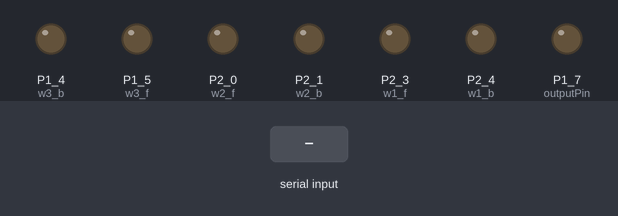
Recording of a sketch running on a simulated TI MSP430 LaunchPad. On the bench: output pins drawn as LEDs (lit = HIGH). The test bench sets the inputs (shaded band).

Above: at 1.2 s.
1.3 s: "1" received over Serial
At 1.9 s:
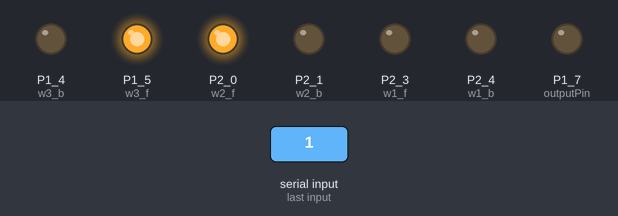
2.8 s: "2" received over Serial
At 3.1 s:
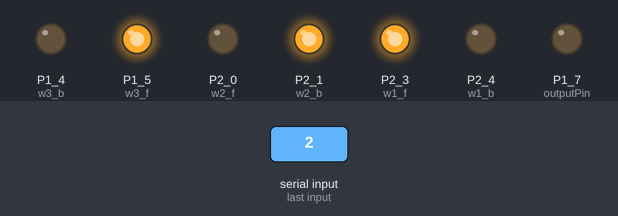
4.3 s: "4" received over Serial
At 5.4 s:
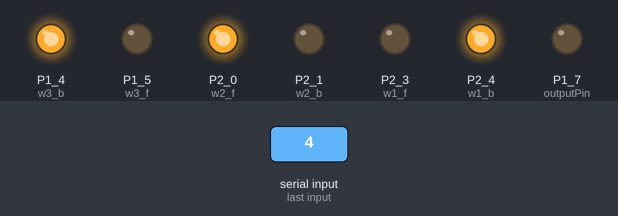
5.8 s: "5" received over Serial
At 6.6 s:
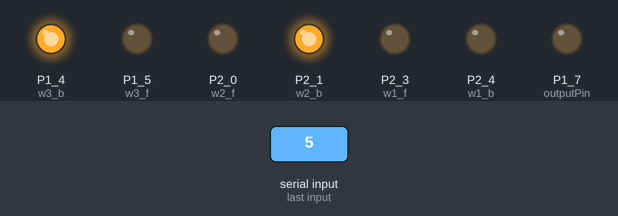
7.3 s: "3" received over Serial
At 7.7 s:
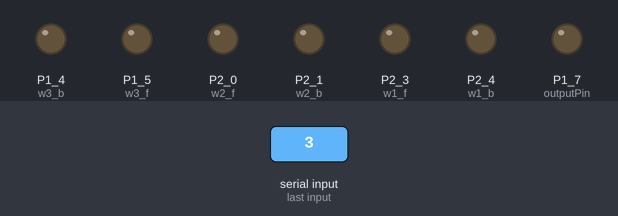
Timing chart, 0 to 9.8 s (numbered marks = the images above; inputs shaded):
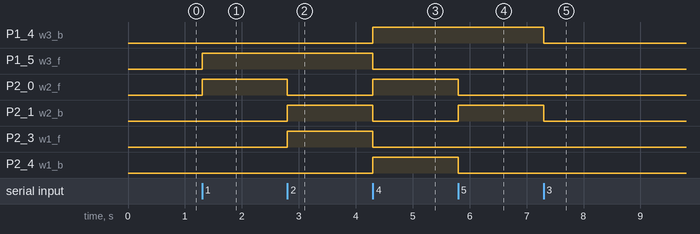

The sketch:

tri.ino
```cpp
const int w1_f = P2_3;
const int w1_b = P2_4;
const int w2_f = P2_0;
const int w2_b = P2_1;
const int w3_f = P1_5;
const int w3_b = P1_4;
const int inputPin = P1_6;
const int outputPin = P1_7;
char order = '2';


void setup() {
  // put your setup code here, to run once:
  Serial.begin (9600);
  pinMode (w1_f, OUTPUT);
  pinMode (w1_b, OUTPUT);
  pinMode (w2_f, OUTPUT);
  pinMode (w2_b, OUTPUT);
  pinMode (w3_f, OUTPUT);
  pinMode (w3_b, OUTPUT);
  pinMode (inputPin, INPUT);
  pinMode (outputPin, OUTPUT);
}

void loop() {
  // put your main code here, to run repeatedly:
  if (Serial.available () > 0) {
    order = Serial.read ();
    if (order == '1') {
      digitalWrite (w1_f, LOW);
      digitalWrite (w1_b, LOW);
      digitalWrite (w2_f, HIGH);
      digitalWrite (w2_b, LOW);
      digitalWrite (w3_f, HIGH);
      digitalWrite (w3_b, LOW);
    }
    if (order == '2') {
      digitalWrite (w1_f, HIGH);
      digitalWrite (w1_b, LOW);
      digitalWrite (w2_f, LOW);
      digitalWrite (w2_b, HIGH);
      digitalWrite (w3_f, HIGH);
      digitalWrite (w3_b, LOW);
    }
    if (order == '3') {
      digitalWrite (w1_f, LOW);
      digitalWrite (w1_b, LOW);
      digitalWrite (w2_f, LOW);
      digitalWrite (w2_b, LOW);
      digitalWrite (w3_f, LOW);
      digitalWrite (w3_b, LOW);
    }
    if (order == '4') {
      digitalWrite (w1_f, LOW);
      digitalWrite (w1_b, HIGH);
      digitalWrite (w2_f, HIGH);
      digitalWrite (w2_b, LOW);
      digitalWrite (w3_f, LOW);
      digitalWrite (w3_b, HIGH);
    }
    if (order == '5') {
      digitalWrite (w1_f, LOW);
      digitalWrite (w1_b, LOW);
      digitalWrite (w2_f, LOW);
      digitalWrite (w2_b, HIGH);
      digitalWrite (w3_f, LOW);
      digitalWrite (w3_b, HIGH);
    }
  }
}
```

Measured:
- after the input at 1.3 s, P1_5 (w3_f), P2_0 (w2_f): LOW → HIGH at once
- after the input at 2.8 s, P2_0 (w2_f): HIGH → LOW at once; P2_1 (w2_b), P2_3 (w1_f): LOW → HIGH at once
- after the input at 4.3 s, P1_4 (w3_b), P2_0 (w2_f), P2_4 (w1_b): LOW → HIGH at once; P1_5 (w3_f), P2_1 (w2_b), P2_3 (w1_f): HIGH → LOW at once
- after the input at 5.8 s, P2_0 (w2_f), P2_4 (w1_b): HIGH → LOW at once; P2_1 (w2_b): LOW → HIGH at once
- after the input at 7.3 s, P1_4 (w3_b), P2_1 (w2_b): HIGH → LOW at once
